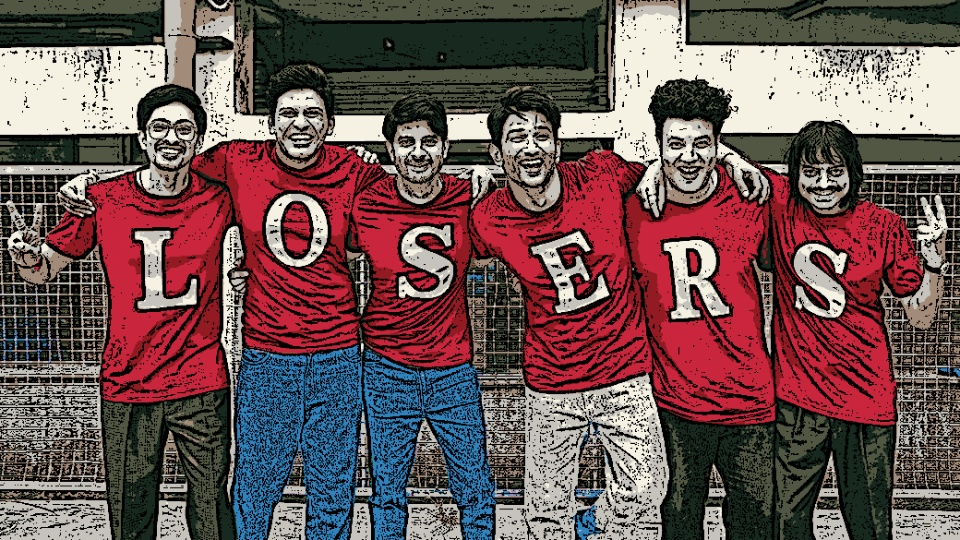
#> input picture IMAGES/cartoonizedImage.jpg, 960 x 540 px
$ python -i Cartoon.py   (imports and definitions only)
#> lines starting #> are read from the running program, lines starting #| are printed output that depends on the picture; after the words box and inside, x2 and y2 are one past the last pixel; in counts of white or black regions, pixels touching at a corner belong together
import numpy as np
import cv2
import tkinter as tk
from tkinter import *
import easygui
import os
class Result:
    def upload(self):
        self.pathImage=easygui.fileopenbox()
        self.ELC(self.pathImage)
    def save(self):
        newName = "cartoonizedImage"
        path1 = os.path.dirname(self.pathImage)
        extension=os.path.splitext(self.pathImage)[1]
        path = os.path.join(path1,newName+extension)
        cv2.imwrite(path, self.resized2)
        I = "Image saved by name " + newName +" at "+ path
        tk.messagebox.showinfo(title=None, message=I)
    def ELC(self,pathImage,):
#> called with pathImage = 'IMAGES/cartoonizedImage.jpg'
        ORIGINALIMAGE = cv2.imread(pathImage)
#> ORIGINALIMAGE is the input picture: shape (540, 960, 3); mean B, G, R 84.4, 84.2, 110.1
        if ORIGINALIMAGE is None:
            print("No Image Found")
        ReSizedOG = cv2.resize(ORIGINALIMAGE, (960, 640))
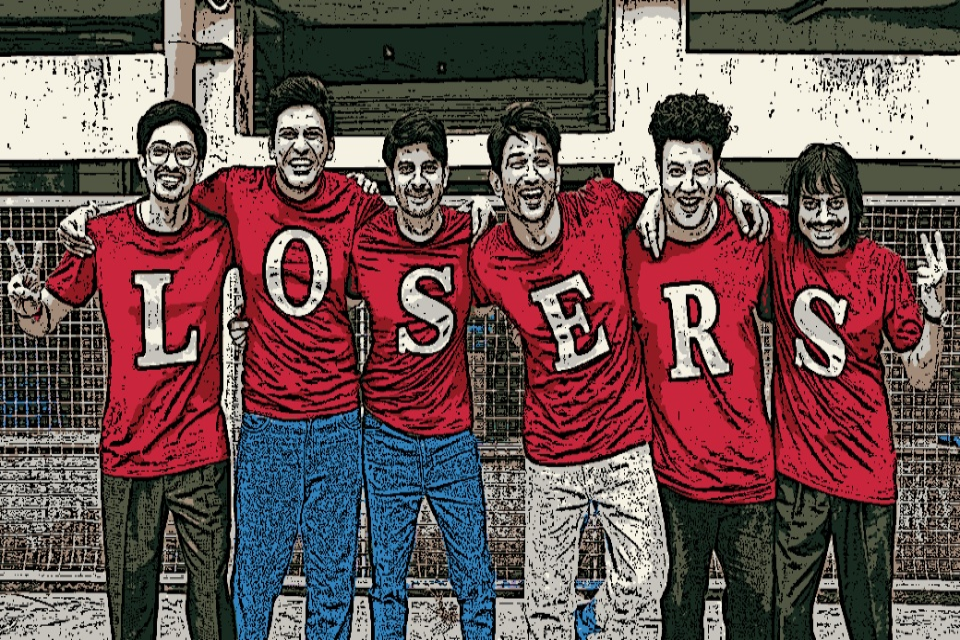
#> ReSizedOG: shape (640, 960, 3); mean B, G, R 84.3, 84.1, 110.1
        cv2.imshow('ORIGINALIMAGE', ReSizedOG)
        data = np.float32(ORIGINALIMAGE).reshape((-1, 3))
        criteria = (cv2.TERM_CRITERIA_EPS + cv2.TERM_CRITERIA_MAX_ITER, 20, 1.0)
        _, label, center = cv2.kmeans(data, 8, None, criteria, 10, cv2.KMEANS_RANDOM_CENTERS)
#> center = [[68.61, 78.32, 74.32], [226.8, 240.7, 243.8], [125.6, 135.3, 146], [185.6, 192.5, 195.6], [13.6, 15.77, 17.62], [62.16, 40.86, 190.4], [34.1, 24.64, 122.6], [156.3, 114.5, 56]]
        center = np.uint8(center)
#> center = [[68, 78, 74], [226, 240, 243], [125, 135, 146], [185, 192, 195], [13, 15, 17], [62, 40, 190], [34, 24, 122], [156, 114, 56]]
        print(center)
#| [[ 68  78  74]
#|  [226 240 243]
#|  [125 135 146]
#|  [185 192 195]
#|  [ 13  15  17]
#|  [ 62  40 190]
#|  [ 34  24 122]
#|  [156 114  56]]
        result = center[label.flatten()]
        result = result.reshape(ORIGINALIMAGE.shape)
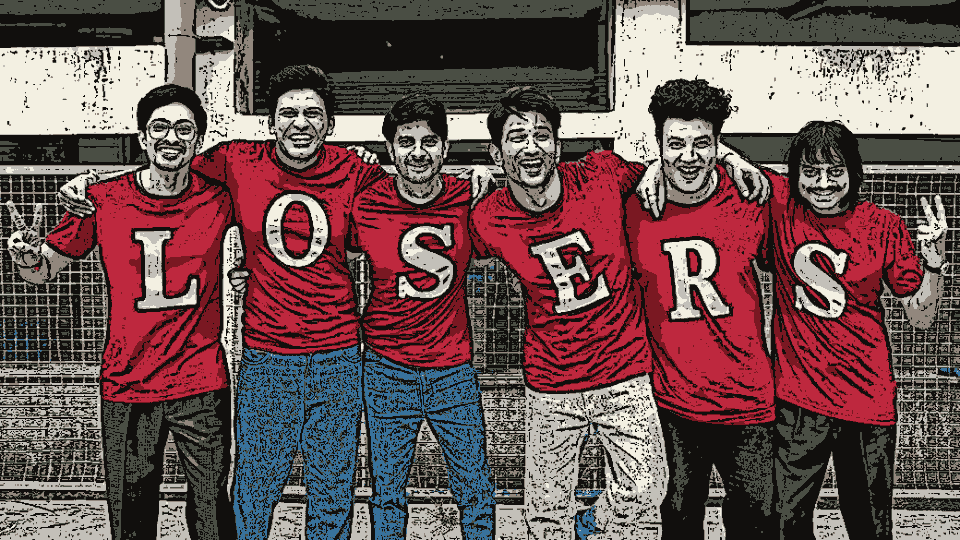
#> result: shape (540, 960, 3); mean B, G, R 83.9, 83.6, 109.6
        ReSized = cv2.resize(result, (960, 540))
        #cv2.imshow('result', ReSized)
        gray = cv2.cvtColor(ORIGINALIMAGE, cv2.COLOR_BGR2GRAY)
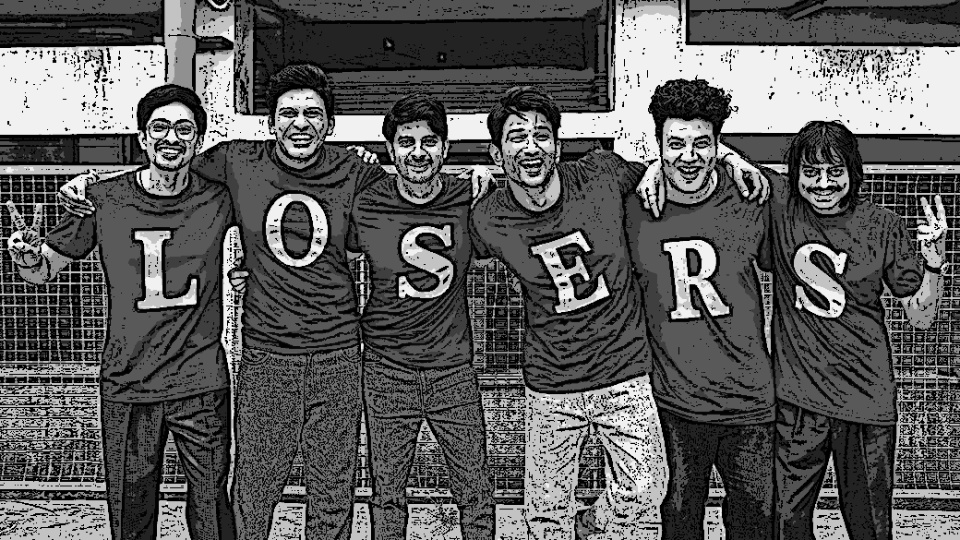
#> gray: shape (540, 960); min 0, max 249, mean 92
        edges = cv2.adaptiveThreshold(gray, 255, cv2.ADAPTIVE_THRESH_MEAN_C, cv2.THRESH_BINARY, 9, 5)
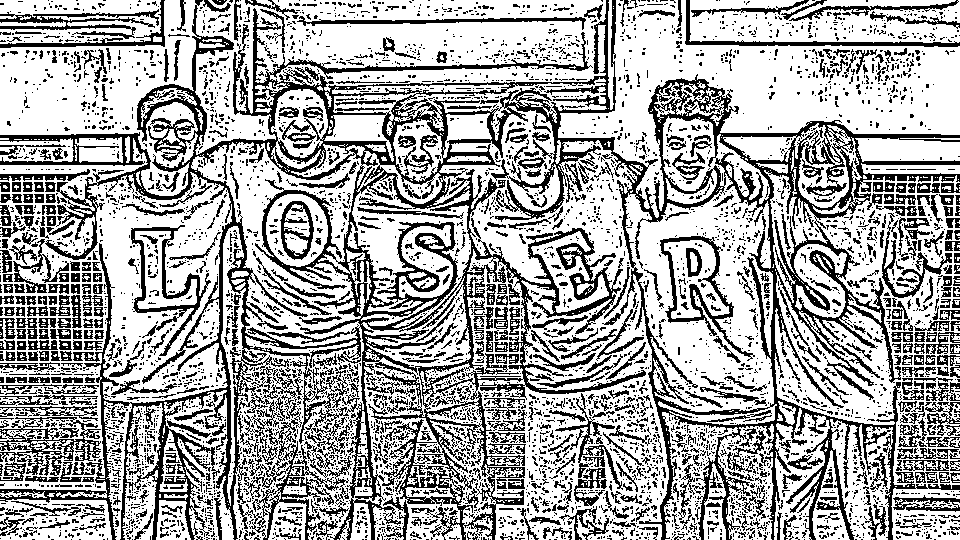
#> edges: shape (540, 960); 65.9% white; 5206 black regions (4430 under 20 px), largest, box (x1, y1, x2, y2) and area: (0, 0, 960, 540) 83390, (238, 394, 353, 540) 2983, (0, 417, 101, 481) 2246
        ReSized1 = cv2.resize(edges, (960, 540))
        # cv2.imshow('edges', ReSized1)
        blurred = cv2.medianBlur(result, 3)
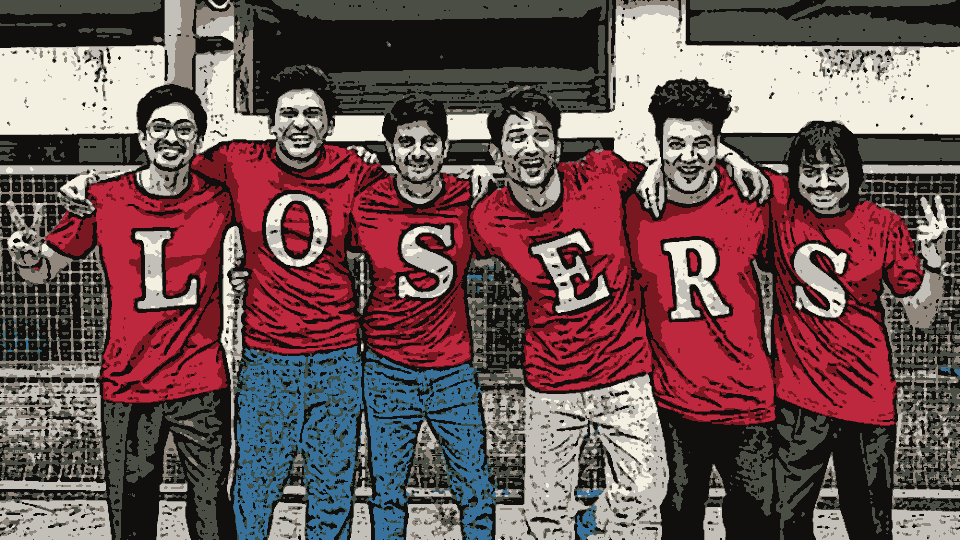
#> blurred: shape (540, 960, 3); mean B, G, R 86.2, 85.8, 111.9
        cartoon = cv2.bitwise_and(blurred, blurred, mask=edges)
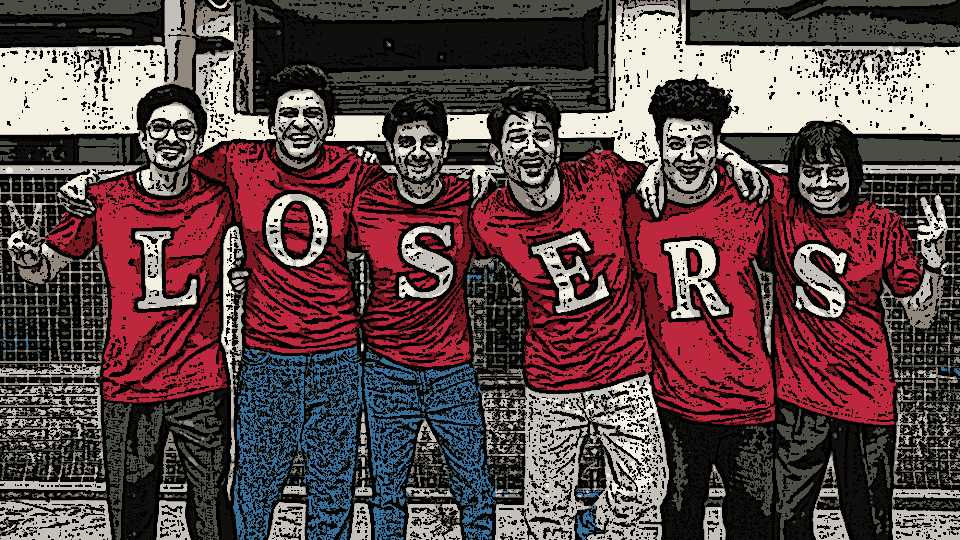
#> cartoon: shape (540, 960, 3); mean B, G, R 71.5, 70.8, 93.6
        self.resized2 = cv2.resize(cartoon, (960, 540))
        cv2.imshow('final', self.resized2)
r = Result() #Instance of Result created
# [4 lines not run here, left out]
# [1 line that did not run here, left out]
# [1 line that did not run here, left out]
# [2 lines not run here, left out]
# [1 line that did not run here, left out]
# [3 lines not run here, left out]

>>> result = Result().ELC('IMAGES/cartoonizedImage.jpg')
